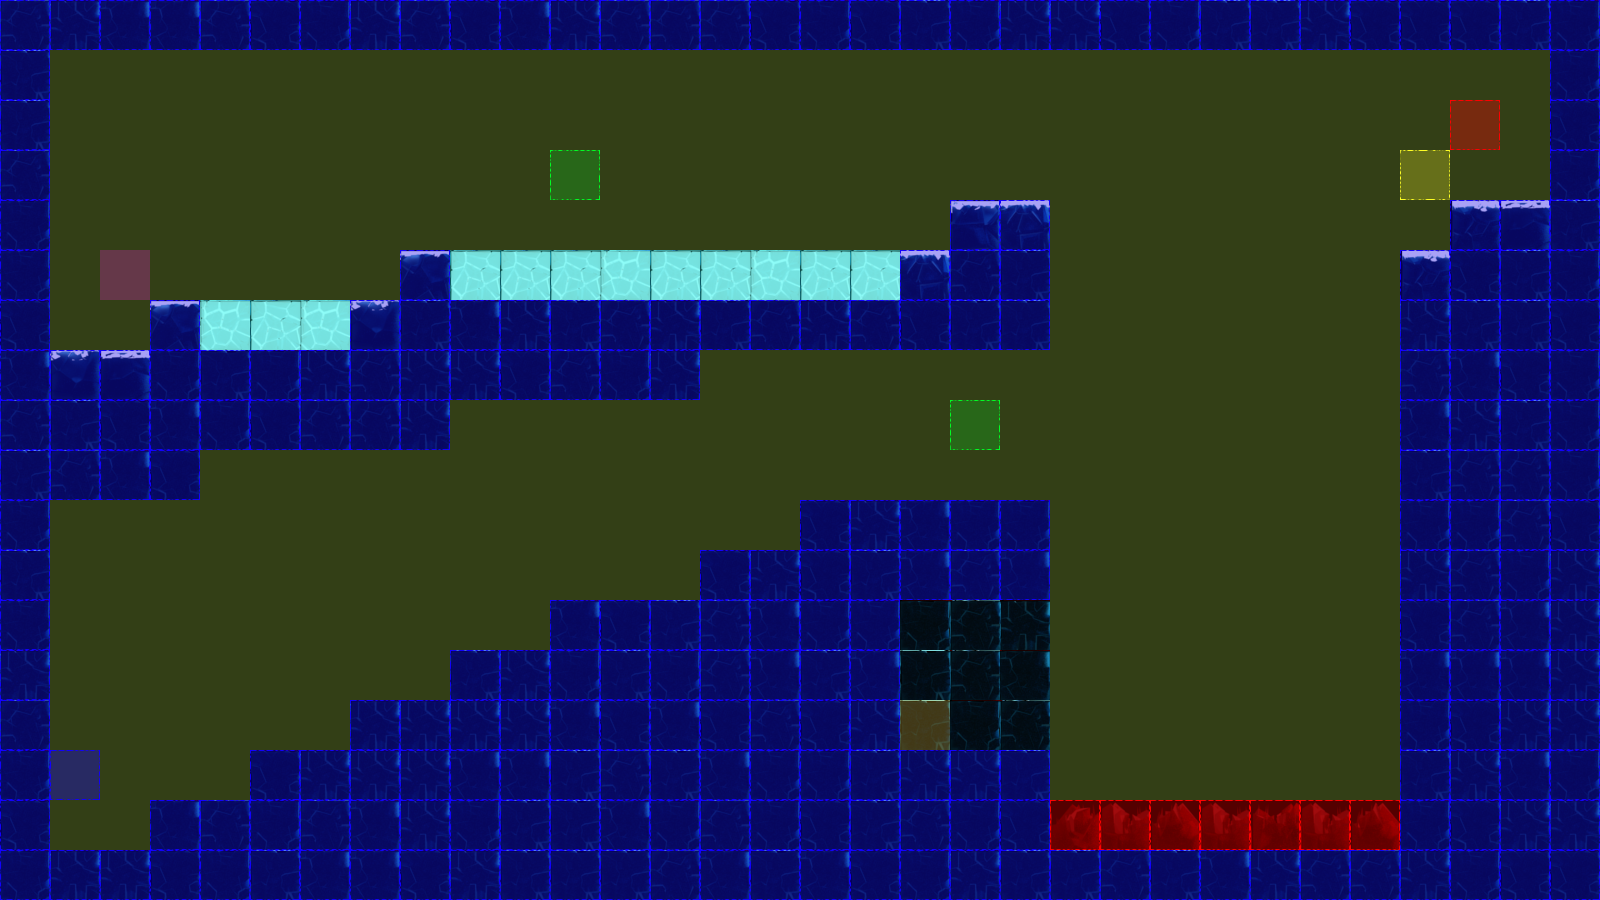

A level layout from a 2D game, rendered from its tile map. Below: a short description, then the map file with tile-grid data replaced by summaries:
An orthogonal 32x18 tile map with 50x50 px tiles, 3 tile layers (terrain, collision, event), 2 tilesets.

<map version="1.0" orientation="orthogonal" renderorder="left-up" width="32" height="18" tilewidth="50" tileheight="50" nextobjectid="3">
 <tileset firstgid="1" name="frozenPlainsTile" tilewidth="50" tileheight="50" tilecount="50" columns="10">
  <image source="tiles/iceTile.png" width="500" height="251" />
 </tileset>
 <tileset firstgid="51" name="collisionTile" tilewidth="50" tileheight="50" tilecount="12" columns="3">
  <image source="tiles/collisionTile.png" width="150" height="200" />
 </tileset>
 <layer name="terrain" width="32" height="18">
  <data>[576 cells, 280 non-empty, 18 distinct tile ids]</data>
 </layer>
 <layer name="collision" width="32" height="18">
  <data>[576 cells, 567 non-empty, 4 distinct tile ids]</data>
 </layer>
 <layer name="event" width="32" height="18">
  <data>[576 cells, 7 non-empty, 6 distinct tile ids]</data>
 </layer>
</map>
